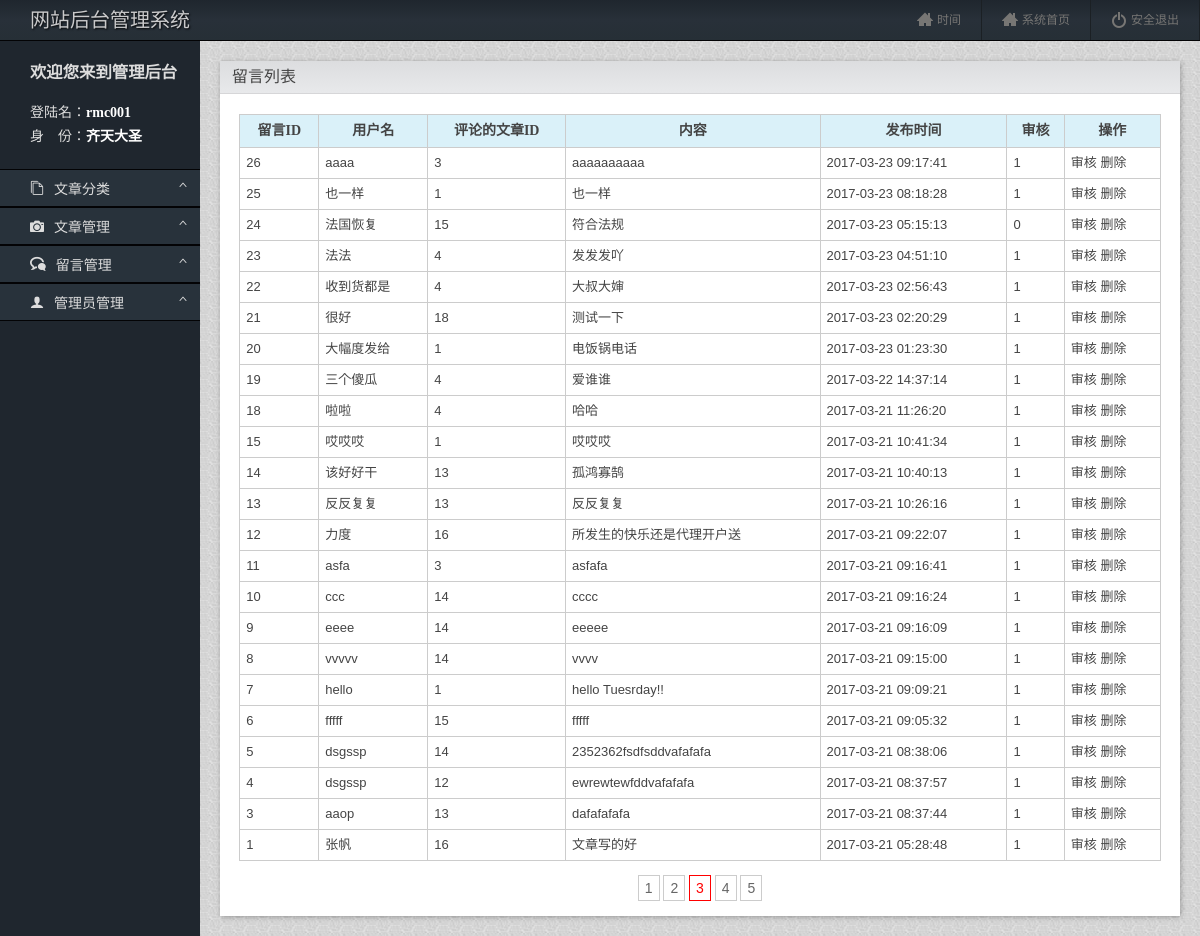
The page /admin/guestbook_list.php (signed in) on the database its author committed.
### tables this page shows
CREATE TABLE `guestbook` (
  `id` int(11) NOT NULL AUTO_INCREMENT,
  `username` varchar(30) DEFAULT NULL,
  `art_id` int(11) DEFAULT NULL,
  `content` text,
  `intime` timestamp NOT NULL DEFAULT CURRENT_TIMESTAMP,
  `flag` tinyint(4) DEFAULT '0',
  PRIMARY KEY (`id`)
);

### admin/guestbook_list.php (the view, shortened to what this page needs)
<?php
include('./header.php');
?>
<div class="mainbox">
    <div class="note">
        <h4>留言列表</h4>
        <table class="news_list">
            <thead>
            <tr>
                <th>留言ID</th>
                <th>用户名</th>
                <th>评论的文章ID</th>
                <th>内容</th>
                <th>发布时间</th>
                <th>审核</th>
                <th>操作</th>
            </tr>
            </thead>
            <tbody>
            <?php
            $sql="select * from guestbook order by intime desc";
            $rs=mysqli_query($conn,$sql);
            while($row=mysqli_fetch_assoc($rs)){
                echo   '<tr>';
                echo   '<td>'.$row['id'].'</td>';
                echo   '<td>'.$row['username'].'</td>';
                echo    '<td>'.$row['art_id'].'</td>';
                echo    '<td>'.$row['content'].'</td>';
                echo    '<td>'.$row['intime'].'</td>';
                echo    '<td>'.$row['flag'].'</td>';
                echo  '<td>
                            <a href="guestbook_action.php?act=permit&id='.$row['id'].'" onclick="return confirm(\'你确定要审核通过吗\')">审核</a>
                            <a href="guestbook_action.php?act=delete&id='.$row['id'].'" onclick="return confirm(\'你确定要删除吗\')">删除</a>
                        </td>';
                echo '</tr>';
            }?>
            </tbody>
        </table>
        <div class="page">
            <a href="#">1</a>
            <a href="#">2</a>
            <a href="#" class="on">3</a>
            <a href="#">4</a>
            <a href="#">5</a>
        </div>
    </div>
</div>
<?php
include('./footer.php');
?>

### admin/images/index.css (style rules this page uses)
a { text-decoration:none;color:#444; }
html,body,h1,h4 { margin:0;padding:0; }
html,body { height:100%;color:#444; }
.mainbox { -webkit-flex-grow:1;flex-grow:1;width:200px;background:#ff0;background:url(bg.jpg); }
.note { margin:20px;padding-bottom:1px;background:#fff;box-shadow:1px 1px 5px rgba(0,0,0,0.3); }
.note h4 { background:linear-gradient(0deg, #e8e9eb,#dcdddf);height:32px;font:16px/32px 微软雅黑;padding-left:12px;border-bottom:1px solid #d6d6d8; }
.news_list { margin:20px auto;width:96%;border-collapse:collapse; }
.news_list td,.news_list th { border:1px solid #ccc;padding:4px 6px; }
.news_list th { font:bold 14px/24px 微软雅黑;background:#daf1f9; }
.news_list td { font:13px/22px arial; }
.page { text-align:center;font:14px/14px verdana,arial;margin:20px; }
.page a { border:1px solid #ccc;text-decoration:none;padding:4px 6px;color:#666; }
.page a:hover,.page a.on { border:1px solid #f00;color:#f00; }

### rows shown on the page
guestbook: id "26", username "aaaa", art "3", content "aaaaaaaaaa", intime "2017-03-23 09:17:41", flag "1"
guestbook: id "25", username "也一样", art "1", content "也一样", intime "2017-03-23 08:18:28", flag "1"
guestbook: id "24", username "法国恢复", art "15", content "符合法规", intime "2017-03-23 05:15:13", flag "0"
guestbook: id "23", username "法法", art "4", content "发发发吖", intime "2017-03-23 04:51:10", flag "1"
guestbook: id "22", username "收到货都是", art "4", content "大叔大婶", intime "2017-03-23 02:56:43", flag "1"
guestbook: id "21", username "很好", art "18", content "测试一下", intime "2017-03-23 02:20:29", flag "1"
guestbook: id "20", username "大幅度发给", art "1", content "电饭锅电话", intime "2017-03-23 01:23:30", flag "1"
guestbook: id "19", username "三个傻瓜", art "4", content "爱谁谁", intime "2017-03-22 14:37:14", flag "1"
guestbook: id "18", username "啦啦", art "4", content "哈哈", intime "2017-03-21 11:26:20", flag "1"
guestbook: id "15", username "哎哎哎", art "1", content "哎哎哎", intime "2017-03-21 10:41:34", flag "1"
guestbook: id "14", username "该好好干", art "13", content "孤鸿寡鹄", intime "2017-03-21 10:40:13", flag "1"
guestbook: id "13", username "反反复复", art "13", content "反反复复", intime "2017-03-21 10:26:16", flag "1"
guestbook: id "12", username "力度", art "16", content "所发生的快乐还是代理开户送", intime "2017-03-21 09:22:07", flag "1"
guestbook: id "11", username "asfa", art "3", content "asfafa", intime "2017-03-21 09:16:41", flag "1"
guestbook: id "10", username "ccc", art "14", content "cccc", intime "2017-03-21 09:16:24", flag "1"
guestbook: id "9", username "eeee", art "14", content "eeeee", intime "2017-03-21 09:16:09", flag "1"
guestbook: id "8", username "vvvvv", art "14", content "vvvv", intime "2017-03-21 09:15:00", flag "1"
guestbook: id "7", username "hello", art "1", content "hello Tuesrday!!", intime "2017-03-21 09:09:21", flag "1"
guestbook: id "6", username "fffff", art "15", content "fffff", intime "2017-03-21 09:05:32", flag "1"
guestbook: id "5", username "dsgssp", art "14", content "2352362fsdfsddvafafafa", intime "2017-03-21 08:38:06", flag "1"
guestbook: id "4", username "dsgssp", art "12", content "ewrewtewfddvafafafa", intime "2017-03-21 08:37:57", flag "1"
guestbook: id "3", username "aaop", art "13", content "dafafafafa", intime "2017-03-21 08:37:44", flag "1"
guestbook: id "1", username "张帆", art "16", content "文章写的好", intime "2017-03-21 05:28:48", flag "1"

### other values the page prints
$_SESSION['username'] "rmc001"
$_SESSION['flag'] "齐天大圣"
